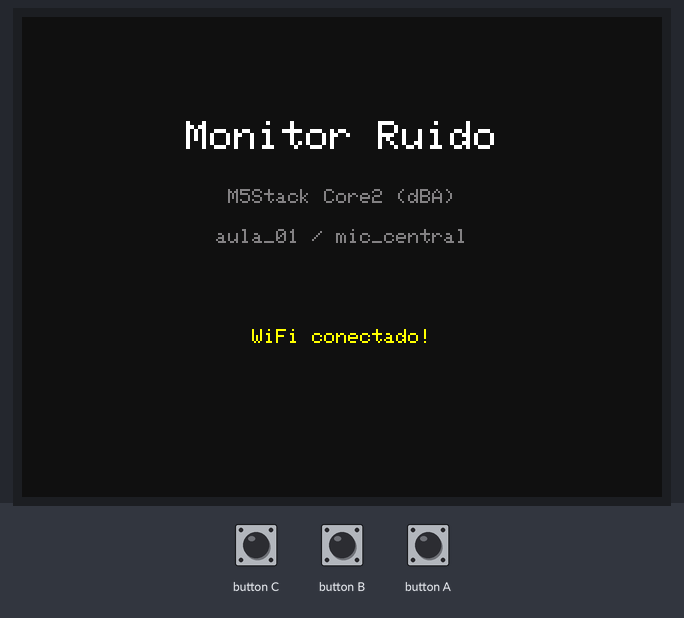
This program was run on a simulated ESP32. Shown: 320×240 colour display. The inputs (shaded band) are chosen by the test bench. WiFi joins after 1.5 s; servers stay silent unless stated; no MQTT or app messages arrive unless stated; what the program prints to the serial monitor is not drawn.

Above: at 4.5 s.
At 6.4 s:
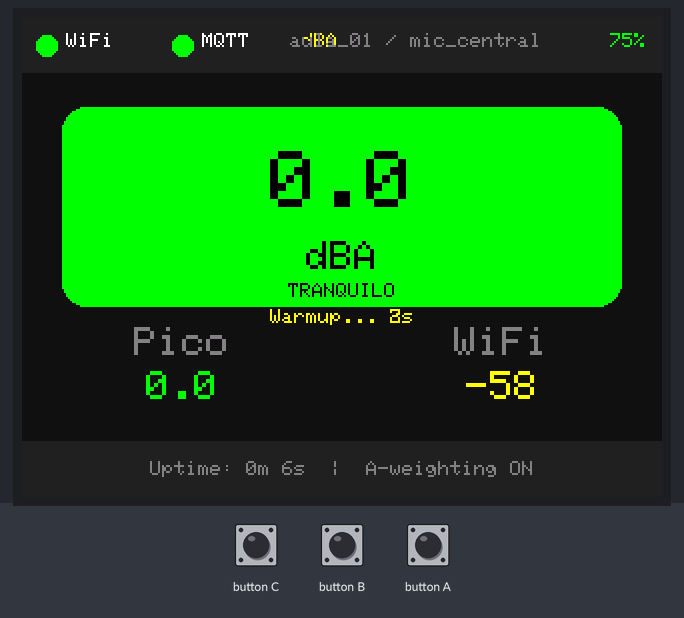
6.5 s: button A pressed for 3.2 s
At 9.2 s:
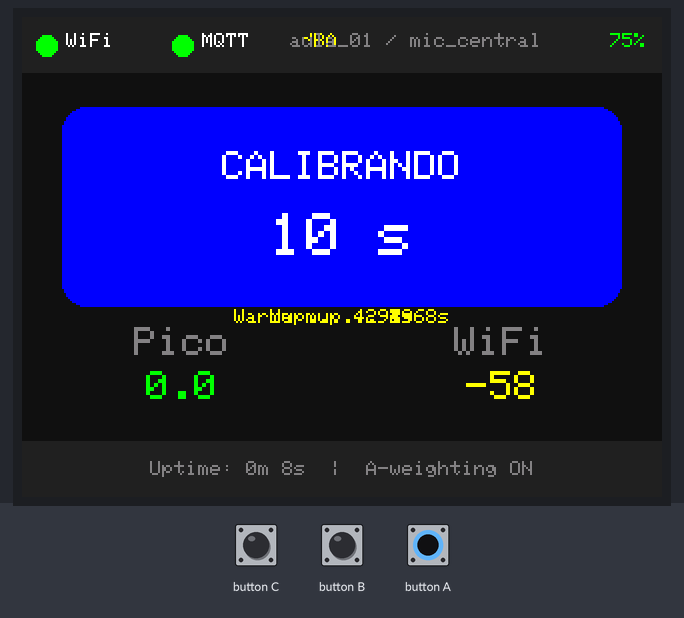
11.8 s: button B pressed for 0.15 s
Timing chart, 0 to 14.8 s (numbered marks = the images above; inputs shaded):
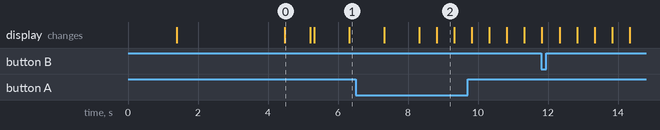

Measured:
- after the input at 6.5 s, the display: first differs from a run without the input after 2.3 s (image 2)
- what the display in image 0 shows lasts 0.7 s, from 4.5 s to 5.2 s

The program:

main.cpp
```cpp
/**
 * Monitor de Ruido en Aulas
 * Firmware para M5Stack Core2 v1.1 (ESP32)
 *
 * Lee audio del microfono SPM1423 (PDM), aplica filtro A-weighting (dBA),
 * calcula nivel de ruido, muestra datos en la pantalla LCD y envia la
 * media de 5 segundos via MQTT.
 */

#include <Arduino.h>
#include <M5Unified.h>
#include <WiFi.h>
#include <esp_wifi.h>
#if WIFI_ENTERPRISE
  #if __has_include(<esp_eap_client.h>)
    #include <esp_eap_client.h>
  #else
    #include <esp_wpa2.h>
    #define esp_eap_client_set_identity esp_wifi_sta_wpa2_ent_set_identity
    #define esp_eap_client_set_username esp_wifi_sta_wpa2_ent_set_username
    #define esp_eap_client_set_password esp_wifi_sta_wpa2_ent_set_password
    #define esp_eap_client_enable esp_wifi_sta_wpa2_ent_enable
  #endif
#endif
#include <PubSubClient.h>
#include <ArduinoJson.h>
#include <math.h>

#include "config.h"
#include "dsp.h"

// ============================================
// Variables globales
// ============================================
WiFiClient wifiClient;
PubSubClient mqttClient(wifiClient);

// Buffer de audio
int16_t sampleBuffer[SAMPLES_PER_READ];

// Filtro A-weighting
AWeightFilter awFilter;

// Valores de medicion
float currentDbLevel = 0.0;
float peakDbLevel = 0.0;
unsigned long lastSendTime = 0;
unsigned long lastPeakReset = 0;
unsigned long lastDisplayUpdate = 0;

// Acumulador para media de 5 segundos
float dbAccumulator = 0.0;
float peakAccumulator = 0.0;
int accumulatorCount = 0;

// Warmup: descartar primeros 3 segundos de lecturas
#define WARMUP_MS 3000
bool warmupDone = false;
unsigned long startTime = 0;

// Modo calibracion
bool calibrationMode = false;
float calAccumulator = 0.0;
int calCount = 0;
unsigned long calStartTime = 0;
#define CAL_DURATION_MS 10000

// Topic MQTT
char mqttTopic[128];

// Estado de conexiones
bool wifiConnected = false;
bool mqttConnected = false;
unsigned long lastMqttSendOk = 0;

// Estado de batería (cacheado para pintar en status bar)
int batteryLevel = -1;   // 0-100, -1 = desconocido
bool batteryCharging = false;

// ============================================
// Colores para la pantalla
// ============================================
#define COLOR_BG       0x1082  // Gris oscuro
#define COLOR_CARD_BG  0x2104  // Gris un poco mas claro
#define COLOR_TEXT     0xFFFF  // Blanco
#define COLOR_GRAY     0x8410  // Gris claro para textos secundarios
#define COLOR_GREEN    0x07E0
#define COLOR_YELLOW   0xFFE0
#define COLOR_RED      0xF800
#define COLOR_BLUE     0x001F
#define COLOR_ORANGE   0xFD20

// ============================================
// Pantalla LCD - Interfaz principal
// ============================================
void drawStatusBar() {
    M5.Lcd.fillRect(0, 0, SCREEN_WIDTH, 28, COLOR_CARD_BG);

    M5.Lcd.setTextSize(1);
    M5.Lcd.setTextDatum(TL_DATUM);
    M5.Lcd.fillCircle(12, 14, 5, wifiConnected ? COLOR_GREEN : COLOR_RED);
    M5.Lcd.setTextColor(COLOR_TEXT);
    M5.Lcd.drawString("WiFi", 22, 8);

    M5.Lcd.fillCircle(80, 14, 5, mqttConnected ? COLOR_GREEN : COLOR_RED);
    M5.Lcd.drawString("MQTT", 90, 8);

    // dBA indicator
    M5.Lcd.setTextColor(COLOR_YELLOW);
    M5.Lcd.drawString("dBA", 140, 8);

    // Batería (esquina superior derecha)
    M5.Lcd.setTextDatum(TR_DATUM);
    if (batteryLevel >= 0) {
        uint16_t battColor;
        if (batteryCharging)        battColor = COLOR_BLUE;
        else if (batteryLevel < 20) battColor = COLOR_RED;
        else if (batteryLevel < 50) battColor = COLOR_YELLOW;
        else                        battColor = COLOR_GREEN;
        M5.Lcd.setTextColor(battColor);
        char battStr[16];
        snprintf(battStr, sizeof(battStr), "%s%d%%", batteryCharging ? "+" : "", batteryLevel);
        M5.Lcd.drawString(battStr, SCREEN_WIDTH - 8, 8);
    }

    M5.Lcd.setTextColor(COLOR_GRAY);
    char idStr[64];
    snprintf(idStr, sizeof(idStr), "%s / %s", ROOM_ID, MIC_ID);
    M5.Lcd.drawString(idStr, SCREEN_WIDTH - 60, 8);
}

void drawDbLevel(float db) {
    uint16_t bgColor;
    uint16_t textColor;
    const char* label;

    if (db < THRESHOLD_LOW) {
        bgColor = COLOR_GREEN;
        textColor = 0x0000;
        label = "TRANQUILO";
    } else if (db < THRESHOLD_HIGH) {
        bgColor = COLOR_YELLOW;
        textColor = 0x0000;
        label = "MODERADO";
    } else {
        bgColor = COLOR_RED;
        textColor = COLOR_TEXT;
        label = "RUIDOSO";
    }

    int centerY = 95;
    int boxH = 100;
    M5.Lcd.fillRoundRect(20, centerY - boxH/2, SCREEN_WIDTH - 40, boxH, 12, bgColor);

    M5.Lcd.setTextColor(textColor);
    M5.Lcd.setTextDatum(MC_DATUM);
    M5.Lcd.setTextSize(4);

    char dbStr[16];
    snprintf(dbStr, sizeof(dbStr), "%.1f", db);
    M5.Lcd.drawString(dbStr, SCREEN_WIDTH / 2, centerY - 12);

    M5.Lcd.setTextSize(2);
    M5.Lcd.drawString("dBA", SCREEN_WIDTH / 2, centerY + 25);

    M5.Lcd.setTextSize(1);
    M5.Lcd.drawString(label, SCREEN_WIDTH / 2, centerY + 42);
}

void drawCalibrationScreen() {
    int centerY = 95;
    int boxH = 100;
    M5.Lcd.fillRoundRect(20, centerY - boxH/2, SCREEN_WIDTH - 40, boxH, 12, COLOR_BLUE);

    M5.Lcd.setTextColor(COLOR_TEXT);
    M5.Lcd.setTextDatum(MC_DATUM);
    M5.Lcd.setTextSize(2);
    M5.Lcd.drawString("CALIBRANDO", SCREEN_WIDTH / 2, centerY - 20);

    int elapsed = (millis() - calStartTime) / 1000;
    int remaining = (CAL_DURATION_MS / 1000) - elapsed;
    char timeStr[16];
    snprintf(timeStr, sizeof(timeStr), "%d s", remaining > 0 ? remaining : 0);
    M5.Lcd.setTextSize(3);
    M5.Lcd.drawString(timeStr, SCREEN_WIDTH / 2, centerY + 15);

    if (calCount > 0) {
        M5.Lcd.setTextSize(1);
        char avgStr[32];
        snprintf(avgStr, sizeof(avgStr), "Media: %.1f dBA", calAccumulator / calCount);
        M5.Lcd.drawString(avgStr, SCREEN_WIDTH / 2, centerY + 42);
    }
}

void drawStats(float peak) {
    int statsY = 155;
    M5.Lcd.fillRect(0, statsY, SCREEN_WIDTH, 50, COLOR_BG);

    M5.Lcd.setTextSize(2);
    M5.Lcd.setTextDatum(MC_DATUM);
    M5.Lcd.setTextColor(COLOR_GRAY);
    M5.Lcd.drawString("Pico", SCREEN_WIDTH / 4, statsY + 8);

    uint16_t peakColor = peak < THRESHOLD_LOW ? COLOR_GREEN :
                         peak < THRESHOLD_HIGH ? COLOR_YELLOW : COLOR_RED;
    M5.Lcd.setTextColor(peakColor);
    char peakStr[16];
    snprintf(peakStr, sizeof(peakStr), "%.1f", peak);
    M5.Lcd.drawString(peakStr, SCREEN_WIDTH / 4, statsY + 30);

    M5.Lcd.setTextColor(COLOR_GRAY);
    M5.Lcd.drawString("WiFi", 3 * SCREEN_WIDTH / 4, statsY + 8);

    int rssi = WiFi.RSSI();
    uint16_t rssiColor = rssi > -50 ? COLOR_GREEN :
                         rssi > -70 ? COLOR_YELLOW : COLOR_RED;
    M5.Lcd.setTextColor(rssiColor);
    char rssiStr[16];
    snprintf(rssiStr, sizeof(rssiStr), "%d", rssi);
    M5.Lcd.drawString(rssiStr, 3 * SCREEN_WIDTH / 4, statsY + 30);
}

void drawBottomBar() {
    int barY = SCREEN_HEIGHT - 28;
    M5.Lcd.fillRect(0, barY, SCREEN_WIDTH, 28, COLOR_CARD_BG);

    M5.Lcd.setTextSize(1);
    M5.Lcd.setTextDatum(MC_DATUM);
    M5.Lcd.setTextColor(COLOR_GRAY);

    char info[64];
    unsigned long uptime = millis() / 1000;
    int mins = uptime / 60;
    int secs = uptime % 60;
    snprintf(info, sizeof(info), "Uptime: %dm %ds  |  A-weighting ON", mins, secs);
    M5.Lcd.drawString(info, SCREEN_WIDTH / 2, barY + 14);
}

void drawInitScreen(const char* status) {
    M5.Lcd.fillScreen(COLOR_BG);
    M5.Lcd.setTextColor(COLOR_TEXT);
    M5.Lcd.setTextDatum(MC_DATUM);
    M5.Lcd.setTextSize(2);
    M5.Lcd.drawString("Monitor Ruido", SCREEN_WIDTH / 2, 60);
    M5.Lcd.setTextSize(1);
    M5.Lcd.setTextColor(COLOR_GRAY);
    M5.Lcd.drawString("M5Stack Core2 (dBA)", SCREEN_WIDTH / 2, 90);

    char idStr[64];
    snprintf(idStr, sizeof(idStr), "%s / %s", ROOM_ID, MIC_ID);
    M5.Lcd.drawString(idStr, SCREEN_WIDTH / 2, 110);

    M5.Lcd.setTextColor(COLOR_YELLOW);
    M5.Lcd.drawString(status, SCREEN_WIDTH / 2, 160);
}

void updateDisplay() {
    drawStatusBar();
    if (calibrationMode) {
        drawCalibrationScreen();
    } else if (!warmupDone) {
        int remaining = (WARMUP_MS - (millis() - startTime)) / 1000 + 1;
        char warmupStr[32];
        snprintf(warmupStr, sizeof(warmupStr), "Warmup... %ds", remaining);
        drawDbLevel(0);
        M5.Lcd.setTextColor(COLOR_YELLOW);
        M5.Lcd.setTextDatum(MC_DATUM);
        M5.Lcd.setTextSize(1);
        M5.Lcd.drawString(warmupStr, SCREEN_WIDTH / 2, 150);
    } else {
        drawDbLevel(currentDbLevel);
    }
    drawStats(peakDbLevel);
    drawBottomBar();
}

// ============================================
// Configuracion microfono via M5Unified
// ============================================
void setupMic() {
    auto mic_cfg = M5.Mic.config();
    mic_cfg.sample_rate = SAMPLE_RATE;
    mic_cfg.dma_buf_count = 4;
    mic_cfg.dma_buf_len = SAMPLES_PER_READ;
    M5.Mic.config(mic_cfg);

    if (M5.Mic.begin()) {
        Serial.println("[MIC] Microfono SPM1423 configurado via M5Unified");
    } else {
        Serial.println("[ERROR] No se pudo iniciar el microfono");
    }
}

// ============================================
// Conexion WiFi
// ============================================
void setupWiFi() {
    drawInitScreen("Conectando WiFi...");

    WiFi.mode(WIFI_STA);
    WiFi.disconnect(true, true);
    delay(1000);

    #if WIFI_ENTERPRISE
        Serial.printf("[WiFi] Conectando a %s (WPA2-Enterprise, user: %s)\n", WIFI_SSID, WIFI_USER);
        esp_eap_client_set_identity((uint8_t *)WIFI_USER, strlen(WIFI_USER));
        esp_eap_client_set_username((uint8_t *)WIFI_USER, strlen(WIFI_USER));
        esp_eap_client_set_password((uint8_t *)WIFI_PASSWORD, strlen(WIFI_PASSWORD));
        esp_eap_client_enable();
        WiFi.begin(WIFI_SSID);
    #else
        Serial.printf("[WiFi] Conectando a %s (WPA2-Personal)\n", WIFI_SSID);
        WiFi.begin(WIFI_SSID, WIFI_PASSWORD);
    #endif

    int intentos = 0;
    while (WiFi.status() != WL_CONNECTED && intentos < 90) {
        delay(1000);
        Serial.printf(".");
        intentos++;

        if (intentos % 5 == 0) {
            char status[64];
            snprintf(status, sizeof(status), "WiFi... intento %d/90", intentos);
            drawInitScreen(status);
        }

        if (intentos % 30 == 0 && WiFi.status() != WL_CONNECTED) {
            Serial.println("[WiFi] Reintentando conexion...");
            WiFi.disconnect(true, true);
            delay(1000);
            #if WIFI_ENTERPRISE
                esp_eap_client_set_identity((uint8_t *)WIFI_USER, strlen(WIFI_USER));
                esp_eap_client_set_username((uint8_t *)WIFI_USER, strlen(WIFI_USER));
                esp_eap_client_set_password((uint8_t *)WIFI_PASSWORD, strlen(WIFI_PASSWORD));
                esp_eap_client_enable();
                WiFi.begin(WIFI_SSID);
            #else
                WiFi.begin(WIFI_SSID, WIFI_PASSWORD);
            #endif
        }
    }

    if (WiFi.status() == WL_CONNECTED) {
        wifiConnected = true;
        Serial.printf("\n[WiFi] Conectado! IP: %s  RSSI: %d dBm\n",
            WiFi.localIP().toString().c_str(), WiFi.RSSI());
        drawInitScreen("WiFi conectado!");
        delay(500);
    } else {
        Serial.printf("\n[WiFi] Error de conexion (estado: %d). Reiniciando en 5s...\n", WiFi.status());
        drawInitScreen("Error WiFi! Reiniciando...");
        delay(5000);
        ESP.restart();
    }
}

// ============================================
// Conexion MQTT
// ============================================
void setupMQTT() {
    mqttClient.setServer(MQTT_BROKER, MQTT_PORT);
    snprintf(mqttTopic, sizeof(mqttTopic), "aulas/%s/%s/noise", ROOM_ID, MIC_ID);
    Serial.printf("[MQTT] Topic: %s\n", mqttTopic);
}

void reconnectMQTT() {
    while (!mqttClient.connected()) {
        Serial.print("[MQTT] Conectando al broker...");

        String clientId = "core2-";
        clientId += String(ROOM_ID);
        clientId += "-";
        clientId += String(MIC_ID);

        bool connected;
        if (strlen(MQTT_USER) > 0) {
            connected = mqttClient.connect(clientId.c_str(), MQTT_USER, MQTT_PASSWORD);
        } else {
            connected = mqttClient.connect(clientId.c_str());
        }

        if (connected) {
            mqttConnected = true;
            Serial.println(" conectado!");
        } else {
            mqttConnected = false;
            Serial.printf(" fallo (rc=%d). Reintentando en 5s...\n", mqttClient.state());
            delay(5000);
        }
    }
}

// ============================================
// Calculo de nivel de ruido con A-weighting
// ============================================
float calculateRMS_AWeighted(int16_t* samples, size_t count) {
    double sum = 0.0;
    for (size_t i = 0; i < count; i++) {
        float filtered = aweight_process(&awFilter, (float)samples[i]);
        sum += (double)filtered * (double)filtered;
    }
    return sqrt(sum / count);
}

float rmsToDB(float rms) {
    if (rms < 1.0) rms = 1.0;
    float db = 20.0 * log10(rms) + DB_OFFSET;
    if (db < 20.0) db = 20.0;
    if (db > 120.0) db = 120.0;
    return db;
}

// ============================================
// Lectura de audio y calculo de dB
// ============================================
void readAudioLevel() {
    if (!M5.Mic.isEnabled()) return;

    if (M5.Mic.record(sampleBuffer, SAMPLES_PER_READ, SAMPLE_RATE) == false) {
        return;
    }

    // Descartar lecturas durante warmup
    if (!warmupDone) {
        if (millis() - startTime < WARMUP_MS) {
            return;
        }
        warmupDone = true;
        aweight_reset(&awFilter);
        Serial.println("[MIC] Warmup completado, mediciones dBA activas");
    }

    float rms = calculateRMS_AWeighted(sampleBuffer, SAMPLES_PER_READ);
    currentDbLevel = rmsToDB(rms);

    // Modo calibracion: acumular lecturas
    if (calibrationMode) {
        calAccumulator += currentDbLevel;
        calCount++;

        if (millis() - calStartTime >= CAL_DURATION_MS) {
            float calAvg = calAccumulator / calCount;
            Serial.println("\n========================================");
            Serial.println("  RESULTADO CALIBRACION");
            Serial.printf("  Media medida: %.1f dBA (%d muestras)\n", calAvg, calCount);
            Serial.printf("  DB_OFFSET actual: %.1f\n", DB_OFFSET);
            Serial.println("  --");
            Serial.println("  Para calibrar: pon un sonometro de referencia");
            Serial.println("  al lado y ajusta DB_OFFSET en config.h:");
            Serial.printf("  DB_OFFSET = %.1f + (lectura_referencia - %.1f)\n", DB_OFFSET, calAvg);
            Serial.println("========================================\n");
            calibrationMode = false;
            M5.Lcd.fillScreen(COLOR_BG);
        }
        return;
    }

    // Acumular para media
    dbAccumulator += currentDbLevel;
    if (currentDbLevel > peakAccumulator) {
        peakAccumulator = currentDbLevel;
    }
    accumulatorCount++;

    // Actualizar pico visual (se resetea cada 10 segundos)
    if (currentDbLevel > peakDbLevel) {
        peakDbLevel = currentDbLevel;
    }
    if (millis() - lastPeakReset > 10000) {
        peakDbLevel = currentDbLevel;
        lastPeakReset = millis();
    }
}

// ============================================
// Envio de datos por MQTT (media de 5s)
// ============================================
void sendNoiseData() {
    if (accumulatorCount == 0) return;

    float avgDb = dbAccumulator / accumulatorCount;
    float peak = peakAccumulator;

    // Resetear acumulador
    dbAccumulator = 0.0;
    peakAccumulator = 0.0;
    accumulatorCount = 0;

    JsonDocument doc;
    doc["room"] = ROOM_ID;
    doc["mic"] = MIC_ID;
    doc["db"] = round(avgDb * 10.0) / 10.0;
    doc["peak"] = round(peak * 10.0) / 10.0;
    doc["timestamp"] = (unsigned long)(millis() / 1000);
    if (batteryLevel >= 0) {
        doc["battery"] = batteryLevel;
        doc["charging"] = batteryCharging;
    }

    char payload[256];
    serializeJson(doc, payload, sizeof(payload));

    if (mqttClient.publish(mqttTopic, payload)) {
        lastMqttSendOk = millis();
        Serial.printf("[MQTT] Enviado: %s\n", payload);
    } else {
        Serial.println("[MQTT] Error al publicar");
    }
}

// ============================================
// Setup
// ============================================
void setup() {
    auto cfg = M5.config();
    M5.begin(cfg);

    Serial.begin(115200);
    delay(1000);

    M5.Lcd.fillScreen(COLOR_BG);
    M5.Lcd.setBrightness(80);

    Serial.println("========================================");
    Serial.println("  Monitor de Ruido en Aulas - Core2 (dBA)");
    Serial.printf("  Aula: %s  Micro: %s\n", ROOM_ID, MIC_ID);
    Serial.println("  Filtro: A-weighting IIR 3-biquad");
    Serial.println("========================================");

    // Inicializar filtro A-weighting
    aweight_init(&awFilter);

    drawInitScreen("Iniciando microfono...");
    setupMic();

    setupWiFi();

    drawInitScreen("Conectando MQTT...");
    setupMQTT();

    startTime = millis();

    // Pantalla principal
    M5.Lcd.fillScreen(COLOR_BG);
    updateDisplay();

    Serial.printf("[SISTEMA] Iniciado. Warmup %d ms...\n", WARMUP_MS);
}

// ============================================
// Loop principal
// ============================================
void loop() {
    M5.update();

    // Reconectar WiFi si se pierde
    if (WiFi.status() != WL_CONNECTED) {
        wifiConnected = false;
        Serial.println("[WiFi] Conexion perdida. Reiniciando...");
        delay(1000);
        ESP.restart();
    }
    wifiConnected = true;

    if (!mqttClient.connected()) {
        mqttConnected = false;
        reconnectMQTT();
    }
    mqttConnected = mqttClient.connected();
    mqttClient.loop();

    readAudioLevel();

    unsigned long now = millis();

    // Refrescar lectura de batería cada 5s (AXP192 vía M5Unified)
    static unsigned long lastBatteryRead = 0;
    if (now - lastBatteryRead >= 5000 || lastBatteryRead == 0) {
        lastBatteryRead = now;
        int lvl = M5.Power.getBatteryLevel();
        if (lvl >= 0 && lvl <= 100) batteryLevel = lvl;
        batteryCharging = M5.Power.isCharging();
    }

    // Enviar datos MQTT cada SEND_INTERVAL_MS
    if (now - lastSendTime >= SEND_INTERVAL_MS) {
        lastSendTime = now;
        if (!calibrationMode) {
            sendNoiseData();
        }
    }

    // Actualizar pantalla cada DISPLAY_UPDATE_MS
    if (now - lastDisplayUpdate >= DISPLAY_UPDATE_MS) {
        lastDisplayUpdate = now;
        updateDisplay();
    }

    // Boton A: pulsacion corta = reset pico, pulsacion larga (>2s) = calibracion
    if (M5.BtnA.wasPressed()) {
        peakDbLevel = currentDbLevel;
        Serial.println("[BOTON] Pico reseteado");
    }
    if (M5.BtnA.pressedFor(2000) && !calibrationMode) {
        calibrationMode = true;
        calAccumulator = 0.0;
        calCount = 0;
        calStartTime = millis();
        Serial.println("\n[CAL] Modo calibracion iniciado (10 segundos)...");
        Serial.println("[CAL] Coloca un sonometro de referencia junto al micro");
    }

    // Boton B: alternar brillo pantalla
    if (M5.BtnB.wasPressed()) {
        static int brightness = 80;
        brightness = (brightness == 80) ? 40 : (brightness == 40) ? 10 : 80;
        M5.Lcd.setBrightness(brightness);
        Serial.printf("[BOTON] Brillo: %d\n", brightness);
    }
}
```

Source omitted: dsp.h (2890 bytes), config.h (1856 bytes)
